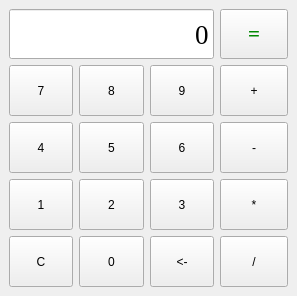
<?xml version="1.0" encoding="UTF-8"?>
<ui version="4.0">
 <class>Calculator</class>
 <widget class="QMainWindow" name="Calculator">
  <property name="geometry">
   <rect>
    <x>0</x>
    <y>0</y>
    <width>297</width>
    <height>296</height>
   </rect>
  </property>
  <property name="windowTitle">
   <string>Calculator</string>
  </property>
  <widget class="QWidget" name="centralwidget">
   <layout class="QHBoxLayout" name="horizontalLayout" stretch="3,1">
    <item>
     <layout class="QVBoxLayout" name="verticalLayout_2" stretch="3,1">
      <item>
       <widget class="QLineEdit" name="lineEdit">
        <property name="sizePolicy">
         <sizepolicy hsizetype="Preferred" vsizetype="Fixed">
          <horstretch>0</horstretch>
          <verstretch>0</verstretch>
         </sizepolicy>
        </property>
        <property name="minimumSize">
         <size>
          <width>0</width>
          <height>50</height>
         </size>
        </property>
        <property name="font">
         <font>
          <family>Times New Roman</family>
          <pointsize>20</pointsize>
          <italic>false</italic>
         </font>
        </property>
        <property name="text">
         <string>0</string>
        </property>
        <property name="cursorPosition">
         <number>1</number>
        </property>
        <property name="alignment">
         <set>Qt::AlignRight|Qt::AlignTrailing|Qt::AlignVCenter</set>
        </property>
        <property name="readOnly">
         <bool>true</bool>
        </property>
        <property name="clearButtonEnabled">
         <bool>false</bool>
        </property>
       </widget>
      </item>
      <item>
       <layout class="QGridLayout" name="gridLayout">
        <item row="0" column="0">
         <widget class="QPushButton" name="pb7">
          <property name="sizePolicy">
           <sizepolicy hsizetype="Expanding" vsizetype="Expanding">
            <horstretch>0</horstretch>
            <verstretch>0</verstretch>
           </sizepolicy>
          </property>
          <property name="minimumSize">
           <size>
            <width>50</width>
            <height>50</height>
           </size>
          </property>
          <property name="text">
           <string>7</string>
          </property>
          <property name="iconSize">
           <size>
            <width>0</width>
            <height>0</height>
           </size>
          </property>
         </widget>
        </item>
        <item row="0" column="1">
         <widget class="QPushButton" name="pb8">
          <property name="sizePolicy">
           <sizepolicy hsizetype="Expanding" vsizetype="Expanding">
            <horstretch>0</horstretch>
            <verstretch>0</verstretch>
           </sizepolicy>
          </property>
          <property name="minimumSize">
           <size>
            <width>50</width>
            <height>50</height>
           </size>
          </property>
          <property name="text">
           <string>8</string>
          </property>
          <property name="iconSize">
           <size>
            <width>0</width>
            <height>0</height>
           </size>
          </property>
         </widget>
        </item>
        <item row="0" column="2">
         <widget class="QPushButton" name="pb9">
          <property name="sizePolicy">
           <sizepolicy hsizetype="Expanding" vsizetype="Expanding">
            <horstretch>0</horstretch>
            <verstretch>0</verstretch>
           </sizepolicy>
          </property>
          <property name="minimumSize">
           <size>
            <width>50</width>
            <height>50</height>
           </size>
          </property>
          <property name="text">
           <string>9</string>
          </property>
          <property name="iconSize">
           <size>
            <width>0</width>
            <height>0</height>
           </size>
          </property>
         </widget>
        </item>
        <item row="1" column="0">
         <widget class="QPushButton" name="pb4">
          <property name="sizePolicy">
           <sizepolicy hsizetype="Expanding" vsizetype="Expanding">
            <horstretch>0</horstretch>
            <verstretch>0</verstretch>
           </sizepolicy>
          </property>
          <property name="minimumSize">
           <size>
            <width>50</width>
            <height>50</height>
           </size>
          </property>
          <property name="text">
           <string>4</string>
          </property>
          <property name="iconSize">
           <size>
            <width>0</width>
            <height>0</height>
           </size>
          </property>
         </widget>
        </item>
        <item row="1" column="1">
         <widget class="QPushButton" name="pb5">
          <property name="sizePolicy">
           <sizepolicy hsizetype="Expanding" vsizetype="Expanding">
            <horstretch>0</horstretch>
            <verstretch>0</verstretch>
           </sizepolicy>
          </property>
          <property name="minimumSize">
           <size>
            <width>50</width>
            <height>50</height>
           </size>
          </property>
          <property name="text">
           <string>5</string>
          </property>
          <property name="iconSize">
           <size>
            <width>0</width>
            <height>0</height>
           </size>
          </property>
         </widget>
        </item>
        <item row="1" column="2">
         <widget class="QPushButton" name="pb6">
          <property name="sizePolicy">
           <sizepolicy hsizetype="Expanding" vsizetype="Expanding">
            <horstretch>0</horstretch>
            <verstretch>0</verstretch>
           </sizepolicy>
          </property>
          <property name="minimumSize">
           <size>
            <width>50</width>
            <height>50</height>
           </size>
          </property>
          <property name="text">
           <string>6</string>
          </property>
          <property name="iconSize">
           <size>
            <width>0</width>
            <height>0</height>
           </size>
          </property>
         </widget>
        </item>
        <item row="2" column="0">
         <widget class="QPushButton" name="pb1">
          <property name="sizePolicy">
           <sizepolicy hsizetype="Expanding" vsizetype="Expanding">
            <horstretch>0</horstretch>
            <verstretch>0</verstretch>
           </sizepolicy>
          </property>
          <property name="minimumSize">
           <size>
            <width>50</width>
            <height>50</height>
           </size>
          </property>
          <property name="text">
           <string>1</string>
          </property>
          <property name="iconSize">
           <size>
            <width>0</width>
            <height>0</height>
           </size>
          </property>
         </widget>
        </item>
        <item row="2" column="1">
         <widget class="QPushButton" name="pb2">
          <property name="sizePolicy">
           <sizepolicy hsizetype="Expanding" vsizetype="Expanding">
            <horstretch>0</horstretch>
            <verstretch>0</verstretch>
           </sizepolicy>
          </property>
          <property name="minimumSize">
           <size>
            <width>50</width>
            <height>50</height>
           </size>
          </property>
          <property name="text">
           <string>2</string>
          </property>
          <property name="iconSize">
           <size>
            <width>0</width>
            <height>0</height>
           </size>
          </property>
         </widget>
        </item>
        <item row="2" column="2">
         <widget class="QPushButton" name="pb3">
          <property name="sizePolicy">
           <sizepolicy hsizetype="Expanding" vsizetype="Expanding">
            <horstretch>0</horstretch>
            <verstretch>0</verstretch>
           </sizepolicy>
          </property>
          <property name="minimumSize">
           <size>
            <width>50</width>
            <height>50</height>
           </size>
          </property>
          <property name="text">
           <string>3</string>
          </property>
          <property name="iconSize">
           <size>
            <width>0</width>
            <height>0</height>
           </size>
          </property>
         </widget>
        </item>
        <item row="3" column="0">
         <widget class="QPushButton" name="pbClear">
          <property name="sizePolicy">
           <sizepolicy hsizetype="Expanding" vsizetype="Expanding">
            <horstretch>0</horstretch>
            <verstretch>0</verstretch>
           </sizepolicy>
          </property>
          <property name="minimumSize">
           <size>
            <width>50</width>
            <height>50</height>
           </size>
          </property>
          <property name="text">
           <string>C</string>
          </property>
          <property name="iconSize">
           <size>
            <width>0</width>
            <height>0</height>
           </size>
          </property>
         </widget>
        </item>
        <item row="3" column="1">
         <widget class="QPushButton" name="pb0">
          <property name="sizePolicy">
           <sizepolicy hsizetype="Expanding" vsizetype="Expanding">
            <horstretch>0</horstretch>
            <verstretch>0</verstretch>
           </sizepolicy>
          </property>
          <property name="minimumSize">
           <size>
            <width>50</width>
            <height>50</height>
           </size>
          </property>
          <property name="text">
           <string>0</string>
          </property>
          <property name="iconSize">
           <size>
            <width>0</width>
            <height>0</height>
           </size>
          </property>
         </widget>
        </item>
        <item row="3" column="2">
         <widget class="QPushButton" name="pbBack">
          <property name="sizePolicy">
           <sizepolicy hsizetype="Expanding" vsizetype="Expanding">
            <horstretch>0</horstretch>
            <verstretch>0</verstretch>
           </sizepolicy>
          </property>
          <property name="minimumSize">
           <size>
            <width>50</width>
            <height>50</height>
           </size>
          </property>
          <property name="text">
           <string>&lt;-</string>
          </property>
          <property name="iconSize">
           <size>
            <width>0</width>
            <height>0</height>
           </size>
          </property>
         </widget>
        </item>
       </layout>
      </item>
     </layout>
    </item>
    <item>
     <layout class="QVBoxLayout" name="verticalLayout_3">
      <item>
       <widget class="QPushButton" name="pbResult">
        <property name="sizePolicy">
         <sizepolicy hsizetype="Expanding" vsizetype="Preferred">
          <horstretch>0</horstretch>
          <verstretch>0</verstretch>
         </sizepolicy>
        </property>
        <property name="minimumSize">
         <size>
          <width>50</width>
          <height>50</height>
         </size>
        </property>
        <property name="font">
         <font>
          <family>Times New Roman</family>
          <pointsize>16</pointsize>
          <weight>75</weight>
          <bold>true</bold>
         </font>
        </property>
        <property name="styleSheet">
         <string notr="true">color: rgb(0, 136, 0);</string>
        </property>
        <property name="text">
         <string>=</string>
        </property>
        <property name="iconSize">
         <size>
          <width>0</width>
          <height>0</height>
         </size>
        </property>
        <property name="checkable">
         <bool>false</bool>
        </property>
       </widget>
      </item>
      <item>
       <layout class="QVBoxLayout" name="verticalLayout">
        <item>
         <widget class="QPushButton" name="pbPlus">
          <property name="sizePolicy">
           <sizepolicy hsizetype="Preferred" vsizetype="Expanding">
            <horstretch>0</horstretch>
            <verstretch>0</verstretch>
           </sizepolicy>
          </property>
          <property name="minimumSize">
           <size>
            <width>50</width>
            <height>50</height>
           </size>
          </property>
          <property name="text">
           <string>+</string>
          </property>
          <property name="iconSize">
           <size>
            <width>0</width>
            <height>0</height>
           </size>
          </property>
         </widget>
        </item>
        <item>
         <widget class="QPushButton" name="pbMinus">
          <property name="sizePolicy">
           <sizepolicy hsizetype="Preferred" vsizetype="Expanding">
            <horstretch>0</horstretch>
            <verstretch>0</verstretch>
           </sizepolicy>
          </property>
          <property name="minimumSize">
           <size>
            <width>50</width>
            <height>50</height>
           </size>
          </property>
          <property name="text">
           <string>-</string>
          </property>
          <property name="iconSize">
           <size>
            <width>0</width>
            <height>0</height>
           </size>
          </property>
         </widget>
        </item>
        <item>
         <widget class="QPushButton" name="pbMultiply">
          <property name="sizePolicy">
           <sizepolicy hsizetype="Preferred" vsizetype="Expanding">
            <horstretch>0</horstretch>
            <verstretch>0</verstretch>
           </sizepolicy>
          </property>
          <property name="minimumSize">
           <size>
            <width>50</width>
            <height>50</height>
           </size>
          </property>
          <property name="text">
           <string>*</string>
          </property>
          <property name="iconSize">
           <size>
            <width>0</width>
            <height>0</height>
           </size>
          </property>
         </widget>
        </item>
        <item>
         <widget class="QPushButton" name="pbDivision">
          <property name="sizePolicy">
           <sizepolicy hsizetype="Preferred" vsizetype="Expanding">
            <horstretch>0</horstretch>
            <verstretch>0</verstretch>
           </sizepolicy>
          </property>
          <property name="minimumSize">
           <size>
            <width>50</width>
            <height>50</height>
           </size>
          </property>
          <property name="text">
           <string>/</string>
          </property>
          <property name="iconSize">
           <size>
            <width>0</width>
            <height>0</height>
           </size>
          </property>
         </widget>
        </item>
       </layout>
      </item>
     </layout>
    </item>
   </layout>
  </widget>
 </widget>
 <resources/>
 <connections/>
</ui>
